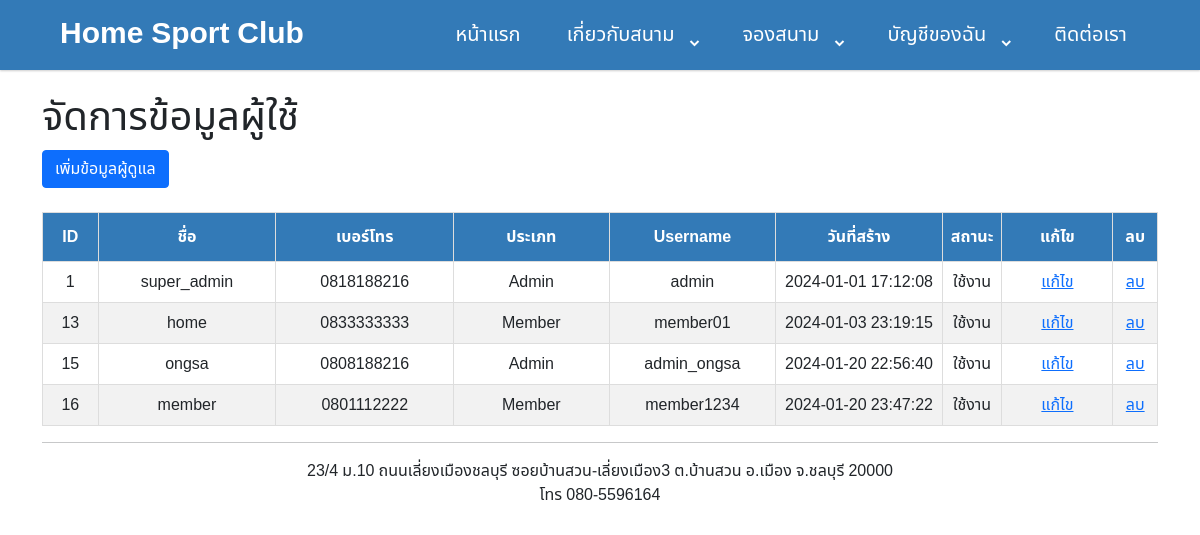
Page /badminton/profile_list.php (signed in) on the earlier database version.
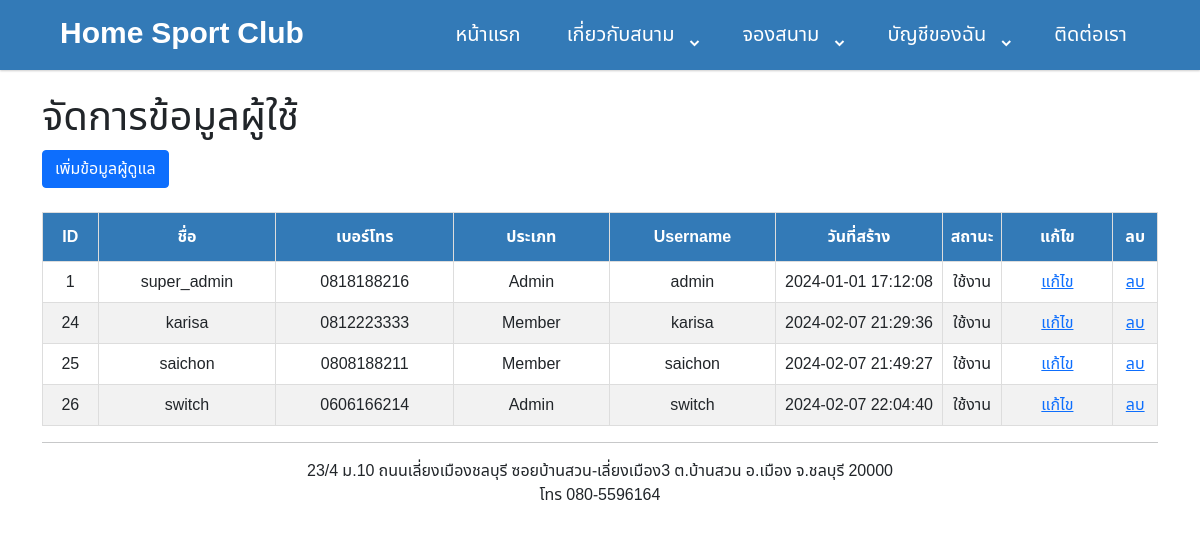
Same page on the later database version.
### tables this page shows
CREATE TABLE `t_user` (
  `user_id` int(11) NOT NULL,
  `user_name` varchar(50) NOT NULL,
  `user_tel` varchar(32) NOT NULL,
  `user_username` varchar(20) NOT NULL,
  `user_password` varchar(64) NOT NULL,
  `user_type` int(11) NOT NULL COMMENT 'm_user_type',
  `image_name` varchar(50) DEFAULT NULL,
  `create_date` datetime NOT NULL,
  `edit_date` datetime DEFAULT NULL,
  `create_by` int(11) NOT NULL COMMENT 't_user',
  `edit_by` int(11) DEFAULT NULL COMMENT 't_user',
  `del` tinyint(1) NOT NULL
);

### badminton/profile_list.php (the view, shortened to what this page needs)
<?php
include 'common/connect.php';
include "header.php";
?>
<!DOCTYPE html>
<html lang="en">
<head>
    <link href='https://unpkg.com/boxicons@2.0.7/css/boxicons.min.css' rel='stylesheet'>
    <link rel="stylesheet" href="css/boostrap/css/bootstrap.min.css">
    <link rel="stylesheet" href="css/mytable.css">
</head>
<body>
    <div class="container">
        <br>
        <h1>จัดการข้อมูลผู้ใช้</h1> <a href="addadmin.php" type="button" class="btn btn-primary">เพิ่มข้อมูลผู้ดูแล</a> <BR>
        <table id="customers">
            <BR>
            <thead>
                <tr>
                    <th width="5%">ID</th>
                    <th width="16%">ชื่อ</th>
                    <th width="16%">เบอร์โทร</th>
                    <th width="14%">ประเภท</th>
                    <th width="15%">Username</th>
                    <th width="15%">วันที่สร้าง</th>
                    <th width="5%">สถานะ</th>
                    <th width="10%">แก้ไข</th>
                    <th width="10%">ลบ</th>
                </tr>
            </thead>
            <tbody>
                <?php
                $sql = "SELECT * FROM `t_user` WHERE del = '0'";
                $result = mysqli_query($conn, $sql);
                while ($row = mysqli_fetch_assoc($result)) {
                    echo "<td>" . $row["user_id"] .  "</td> ";
                    echo "<td>" . $row["user_name"] .  "</td> ";
                    echo "<td>" . $row["user_tel"] .  "</td> ";
                    if ($row["user_type"] == 1) {
                        echo "<td>" . "Admin" .  "</td> ";
                    } else {
                        echo "<td>" . "Member" .  "</td> ";
                    }
                    echo "<td>" . $row["user_username"] .  "</td> ";
                    echo "<td>" . $row["create_date"] .  "</td> ";
                    if ($row["del"] == 0) {
                        echo "<td>" . "ใช้งาน" .  "</td> ";
                    } else {
                        echo "<td>" . "ไม่ใช้งาน" .  "</td> ";
                    }
                    echo "<td><a href='edit_member.php?id=$row[user_id]' onclick=\"return confirm('ต้องการแก้ไขข้อมูลใช่ไหม!!!')\">แก้ไข</a></td> ";
                    echo "<td><a href='controllers/delete_member.php?id=$row[user_id]' onclick=\"return confirm('ต้องการลบข้อมูลใช่ไหม!!!')\">ลบ</a></td> ";
                }
                echo "</table>";
                ?>
    </div>
    <?php include "footer.php" ?>
</body>
</html>

Differences in the rows shown:
removed t_user: user "13", user_name "home", user_tel "0833333333", shows "Member", user_username "member01", create_date "2024-01-03 23:19:15", del "ใช้งาน"
removed t_user: user "15", user_name "ongsa", user_tel "0808188216", shows "Admin", user_username "admin_ongsa", create_date "2024-01-20 22:56:40", del "ใช้งาน"
removed t_user: user "16", user_name "member", user_tel "0801112222", shows "Member", user_username "member1234", create_date "2024-01-20 23:47:22", del "ใช้งาน"
added t_user: user "24", user_name "karisa", user_tel "0812223333", shows "Member", user_username "karisa", create_date "2024-02-07 21:29:36", del "ใช้งาน"
added t_user: user "25", user_name "saichon", user_tel "0808188211", shows "Member", user_username "saichon", create_date "2024-02-07 21:49:27", del "ใช้งาน"
added t_user: user "26", user_name "switch", user_tel "0606166214", shows "Admin", user_username "switch", create_date "2024-02-07 22:04:40", del "ใช้งาน"
